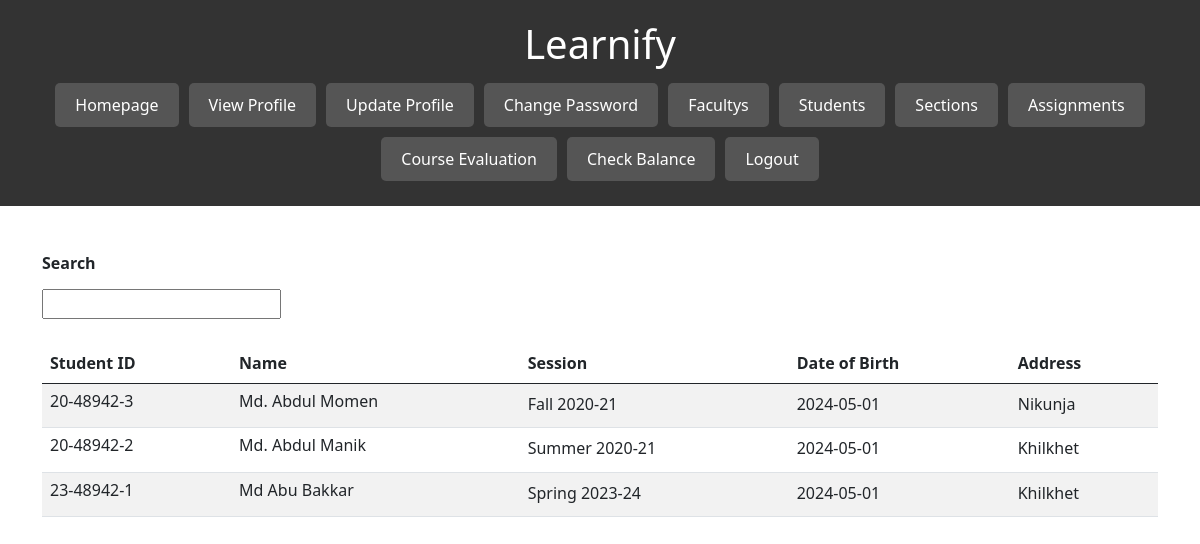
The page /view/studentView.php (signed in) on the database its author committed.
### tables this page shows
CREATE TABLE `students` (
  `id` int(100) NOT NULL,
  `sId` varchar(10) NOT NULL,
  `name` varchar(50) NOT NULL,
  `session` varchar(20) NOT NULL,
  `dob` date NOT NULL,
  `address` varchar(100) NOT NULL
);

### view/studentView.php (the view, shortened to what this page needs)
<?php
  include('../Controller/header.php');
?>
<!DOCTYPE html>
<html lang="en">
<head>
  <link rel="stylesheet" href="https://cdn.jsdelivr.net/npm/bootstrap@5.0.2/dist/css/bootstrap.min.css">
</head>
<body>
<?php
$conn = connect();
?>
<div class="container mt-4">
    <h6 class="mt-5"><b>Search</b></h6>
    <div class="input-group mb-4 mt-3">
         <div class="form-outline">
            <input type="text" id="getName"/>
        </div>
    </div>
    <table class="table table-striped">
        <thead>
          <tr>
            <th>Student ID</th>
            <th>Name</th>
            <th>Session</th>
            <th>Date of Birth</th>
            <th>Address</th>
          </tr>
        </thead>
        <tbody id="showdata">
          <?php
                $sql = "SELECT * FROM students";
                $query = mysqli_query($conn,$sql);
                while($row = mysqli_fetch_assoc($query))
                {
                  echo"<tr>";
                   echo"<td><h6>".$row['sId']."</h6></td>";
                   echo"<td><h6>".$row['name']."</h6></td>";
                   echo"<td>".$row['session']."</td>";
                   echo"<td>".$row['dob']."</td>";
                   echo"<td>".$row['address']."</td>";
                  echo"</tr>";
                }
            ?>
        </tbody>
    </table>
</div>
</body>
</html>

### Controller/header.php (style rules this page uses)
body { font-family: Arial, sans-serif; margin: 0; padding: 0; }

### rows shown on the page
students: sId "20-48942-3", name "Md. Abdul Momen", session "Fall 2020-21", dob "2024-05-01", address "Nikunja"
students: sId "20-48942-2", name "Md. Abdul Manik", session "Summer 2020-21", dob "2024-05-01", address "Khilkhet"
students: sId "23-48942-1", name "Md Abu Bakkar", session "Spring 2023-24", dob "2024-05-01", address "Khilkhet"
